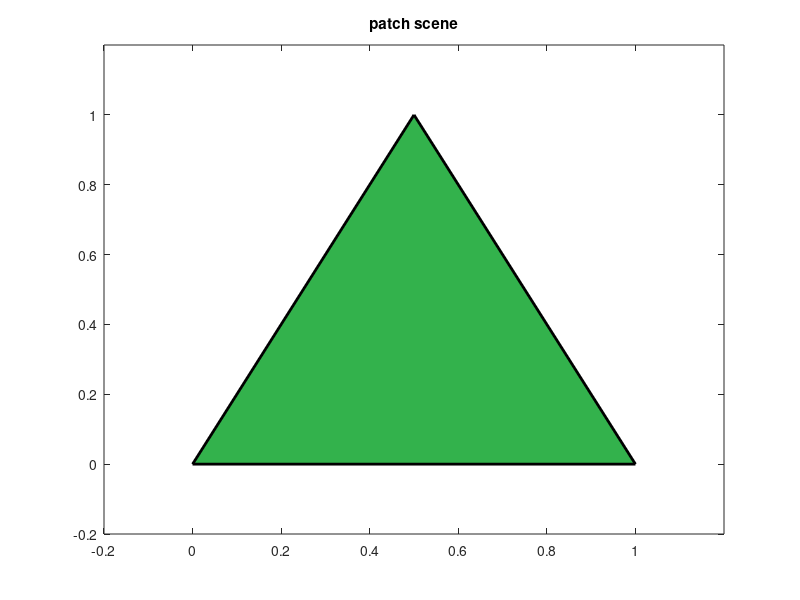

Source code (MATLAB): (Note: this script raises an error after producing the figure.)
%=============================================================================
% Copyright (c) 2016-present Allan CORNET (Nelson)
%=============================================================================
% This file is part of Nelson.
%=============================================================================
% LICENCE_BLOCK_BEGIN
% SPDX-License-Identifier: LGPL-3.0-or-later
% LICENCE_BLOCK_END
%=============================================================================
% <--ADV-CLI MODE-->
%=============================================================================

close all;
%=============================================================================
f = figure('Visible', 'on', 'Position', [100 100 560 420], 'Color', [1 1 1]);
axes('Parent', f);
fill([0 1 0.5], [0 0 1], [0.2 0.7 0.3], 'LineWidth', 2);
axis([-0.2 1.2 -0.2 1.2]);
title('patch scene');
drawnow();
%=============================================================================
asserts.istrue(isgraphics(f, 'figure'));
asserts.isequal(f.Type, 'figure');
asserts.isequal(char(f.Visible), 'on');
asserts.isequal(f.Color, [1 1 1]);
axesHandles = findobj(f, 'Type', 'axes');
asserts.isequal(numel(axesHandles), 1);
for k = 1:numel(axesHandles)
  asserts.isequal(axesHandles(k).Type, 'axes');
  asserts.isequal(axesHandles(k).Parent, f);
end
patchObjects = findobj(f, 'Type', 'patch');
asserts.isequal(numel(patchObjects), 1);
asserts.istrue(all(isgraphics(patchObjects, 'patch')));
for k = 1:numel(patchObjects)
  asserts.isequal(patchObjects(k).Type, 'patch');
end
close(f);
close all;
%=============================================================================
